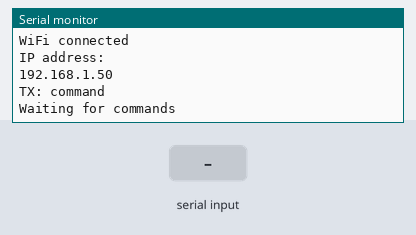
This sketch was run on a simulated ESP8266 (Wemos D1 mini). Shown: the last lines printed to the serial monitor. The test bench sets the inputs (shaded band). WiFi joins after 1.5 s; servers stay silent unless stated.

Above: at 4.8 s.
4.9 s: "1" received over Serial
At 6.0 s:
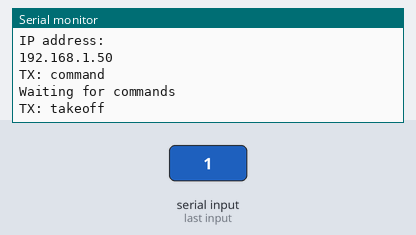
6.4 s: "2" received over Serial
At 7.1 s:
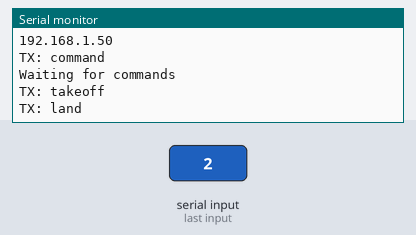
7.9 s: "3" received over Serial
At 8.3 s:
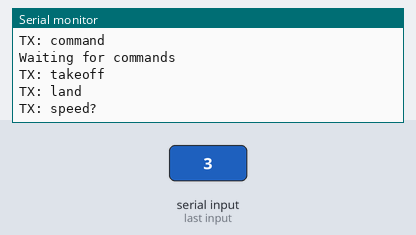
9.4 s: "4" received over Serial
At 10.6 s:
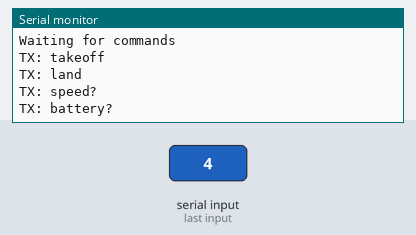
10.9 s: "5" received over Serial
At 11.8 s:
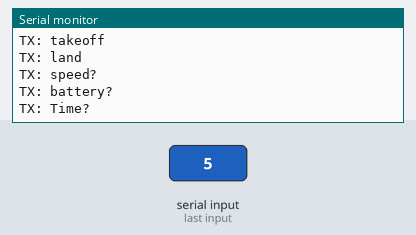
12.4 s: "6" received over Serial
At 12.9 s:
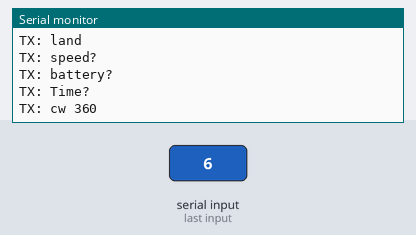

Measured:
- after the input at 4.9 s, the serial monitor: prints a new line at once (image 1)
- after the input at 6.4 s, the serial monitor: prints a new line at once (image 2)
- after the input at 7.9 s, the serial monitor: prints a new line at once (image 3)
- after the input at 9.4 s, the serial monitor: prints a new line at once (image 4)
- after the input at 10.9 s, the serial monitor: prints a new line at once (image 5)
- after the input at 12.4 s, the serial monitor: prints a new line at once (image 6)

The sketch:

WeTello.ino
```cpp
/*
 * WeTello (Tello control for Arduino Wemos )
 * Chris Mitchell 19/08/2018
 */

#include "ESP8266WiFi.h"
#include <WiFiUdp.h>

WiFiUDP UDP;

#define MyTelloSSID "TELLO-B68D84"
#define MyTelloPASS ""
#define tello_ip "192.168.10.1"
#define portCmd 8889
unsigned int localPort = 8889;

char packetBuffer[255];
char incomingPacket[255];
int inByte = 0;

void setup() {
  Serial.begin(115200);
  WiFi.mode(WIFI_STA);
  do_wifi();
  delay(500);
}

void loop() {
  checkSerial();
  checkPacket();
}

void do_wifi(){
  WiFi.disconnect();
  delay(100);
  Serial.println();
  Serial.println();
  Serial.print("Connecting to ");
  Serial.println(MyTelloSSID);
  WiFi.begin(MyTelloSSID, MyTelloPASS);
  while (WiFi.status() != WL_CONNECTED) {
    delay(500);
    Serial.print(".");
  }
  Serial.println("");
  Serial.println("WiFi connected");
  Serial.println("IP address: ");
  Serial.println(WiFi.localIP());
  delay(500);
  UDP.begin(localPort);
  delay(1000);
  udpSend("command");
  Serial.println("Waiting for commands");
}

void udpSend( char * msg ){
  UDP.beginPacket(tello_ip, portCmd);
  Serial.print("TX: ");
  Serial.println(msg);
  UDP.write(msg);
  UDP.endPacket();
}

void checkSerial(){
  if (Serial.available() > 0) {
    inByte = Serial.read();
    if(inByte==49){udpSend("takeoff"); }    //1 (keypress)
    if(inByte==50){udpSend("land");}        //2
    if(inByte==51){udpSend("speed?");}      //3
    if(inByte==52){udpSend("battery?");}    //4
    if(inByte==53){udpSend("Time?");}       //5
    if(inByte==54){udpSend("cw 360");}      //6

    if(inByte==55){udpSend("up 20");}      //7
    if(inByte==56){udpSend("right 20");}   //8
    if(inByte==57){udpSend("down 20");}    //9
    if(inByte==48){udpSend("left 20");}    //0
   }
}

void checkPacket(){
   int packetSize = UDP.parsePacket();
  if (packetSize){
    Serial.printf("Received %d bytes from %s, port %d\n", packetSize, UDP.remoteIP().toString().c_str(), UDP.remotePort());
    int len = UDP.read(incomingPacket, 255);
    if (len > 0){
      incomingPacket[len] = 0;
    }
    Serial.printf("UDP packet contents: %s\n", incomingPacket);
  }
}
```
